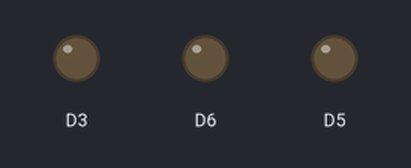
Simulated run of this sketch. Board: ESP8266 (NodeMCU). On the bench: output pins drawn as LEDs (lit = HIGH). Random numbers use the default seed unless the sketch sets one.

Above: at 0.0 s.
At 10.1 s:
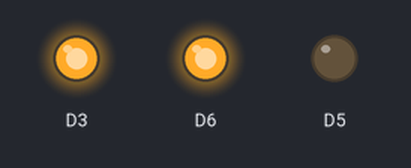
At 50.1 s:
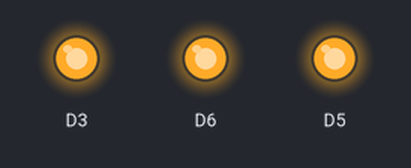
At 63.1 s:
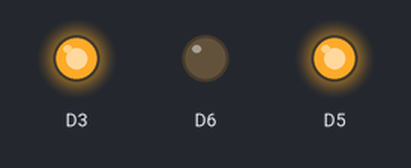
At 116.1 s:
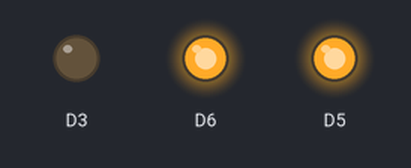
Timing chart, 0 to 117.6 s (numbered marks = the images above):
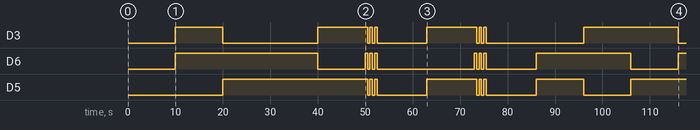

Measured:
- by itself, D3: LOW → HIGH at 10.0 s, → LOW 10.0 s later, → HIGH 20.0 s later, → LOW 10.5 s later, … (16 changes in this stretch)
- by itself, D6: LOW → HIGH at 10.0 s, → LOW 30.0 s later, → HIGH 10.0 s later, → LOW 0.50 s later, … (17 changes in this stretch)
- by itself, D5: repeats every 23.0 s: LOW 0.50 s, HIGH 0.50 s, LOW 0.50 s, HIGH 0.50 s, LOW 10.5 s, HIGH 10.5 s

The sketch:

sketch_mar13a__1_.ino
```cpp
void setup() {
  pinMode(D3, OUTPUT);
  pinMode(D5, OUTPUT);
  pinMode(D6, OUTPUT);
}

void loop() {
  int A = random(999);
  int B = random(999);
  int C = random(999);
  int D = random(999);
  delay(10000);

  if (D > A && D > B && D > C) {
    // D is highest: blink all LEDs 3 times then exit
    for (int i = 0; i < 3; i++) {
      digitalWrite(D3, HIGH);
      digitalWrite(D5, HIGH);
      digitalWrite(D6, HIGH);
      delay(500);
      digitalWrite(D3, LOW);
      digitalWrite(D5, LOW);
      digitalWrite(D6, LOW);
      delay(500);
    }
  } else {
    digitalWrite(D3, (A > B || A > C) ? HIGH : LOW);
    digitalWrite(D5, (C > A || A < B) ? HIGH : LOW);
    digitalWrite(D6, (B > C || B > A || C < A) ? HIGH : LOW);
  }
}
```
